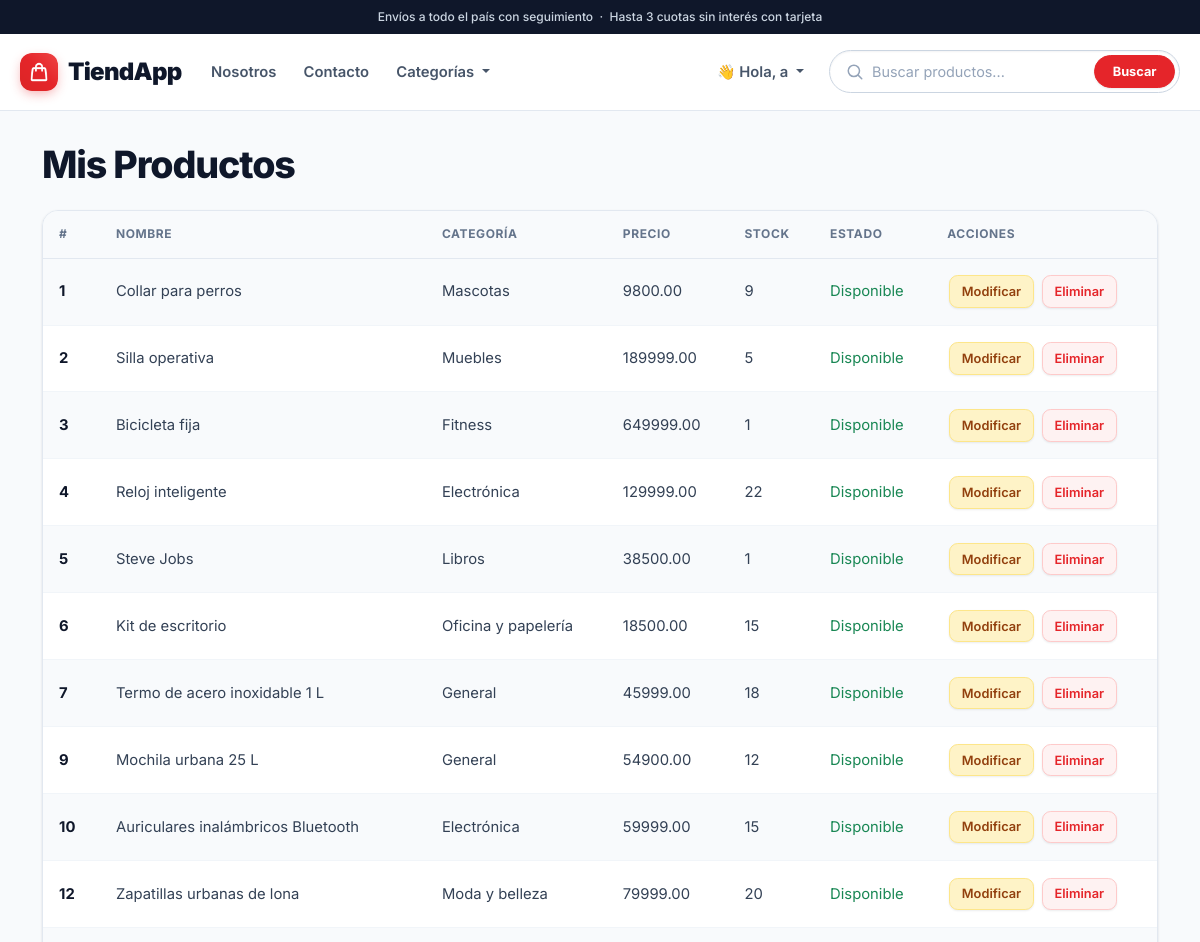
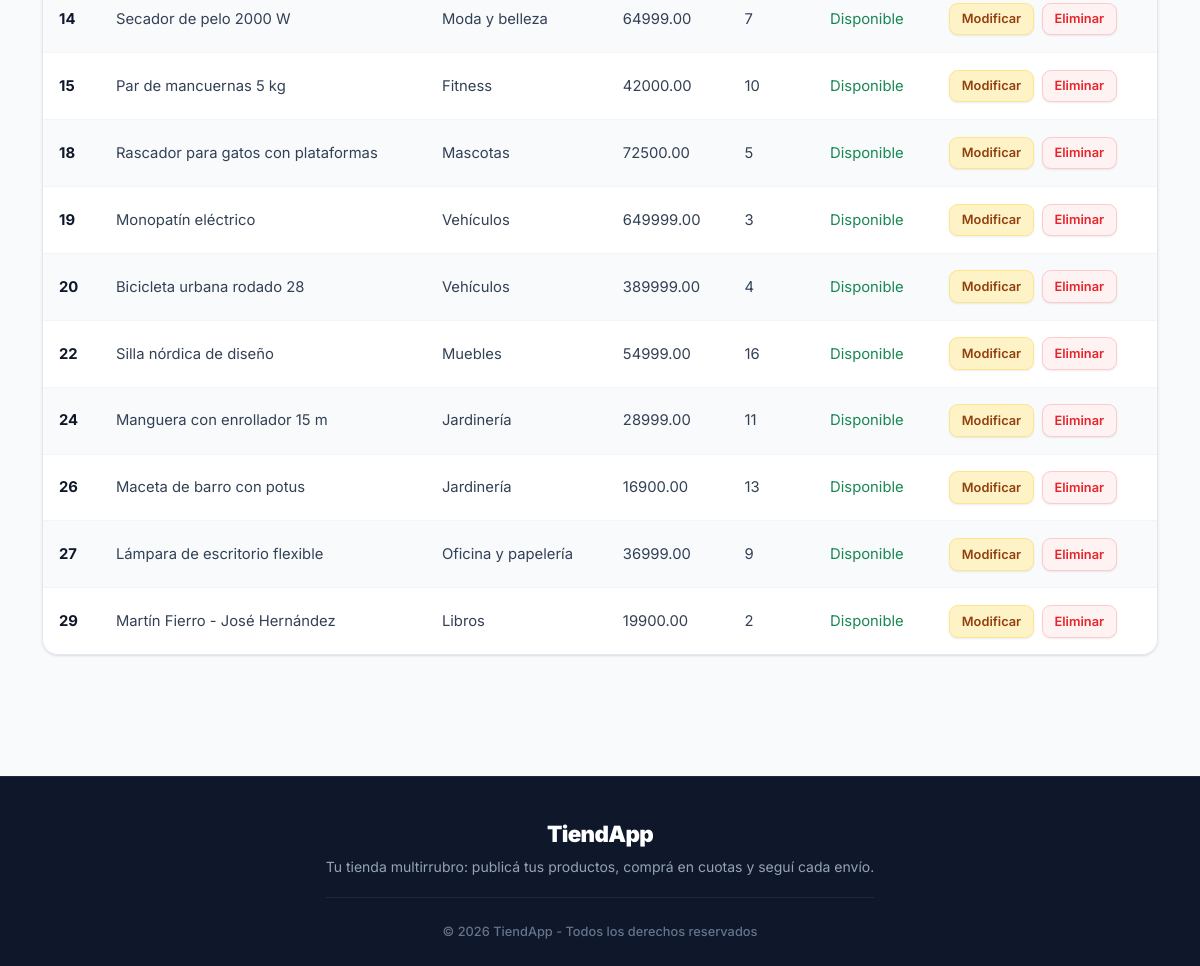
Screenshot of /editor/editar.php (signed in) with the database file from the repository (2 pictures, top to bottom).
### tables this page shows
CREATE TABLE `productos` (
  `id_producto` int(11) NOT NULL,
  `nombre` varchar(45) NOT NULL,
  `descripcion` text NOT NULL,
  `precio` decimal(10,2) NOT NULL,
  `stock` int(11) NOT NULL,
  `fecha_publicacion` date NOT NULL,
  `fk_categoria` int(11) NOT NULL,
  `fk_usuario` int(11) NOT NULL,
  `fk_estado_producto` int(11) NOT NULL
);

CREATE TABLE `categorias` (
  `id_categoria` int(11) NOT NULL,
  `categoria` varchar(45) NOT NULL
);

### components/permisos.php (called while the page is built, shortened)
<?php
function requiere_login($ruta_login)
{
    return intval($_SESSION['id_usuario']);
}

### editor/editar.php (the view, shortened to what this page needs)
<?php
include_once("../components/header.php");
include_once("../components/config/config.php");
include_once("../components/permisos.php");
$usuario = requiere_login("../pages/login.php");
?>
<br> <main class="container">
    <div class="row">
        <div class="col-12">
            <h1 class="montserrat-bold">Mis Productos</h1>
        </div>
    </div>
    <div class="row">
        <div class="col-12">
            <?php
            $consulta_productos = "SELECT * FROM productos WHERE fk_usuario = '$usuario'";
            $respuesta_productos = mysqli_query($con, $consulta_productos);
            if (mysqli_num_rows($respuesta_productos) > 0) {
                print "
                <div class='row'>
                    <div class='col-12'>
                        <table class='table table-striped'>
                            <thead>
                                <tr>
                                    <th>#</th>
                                    <th>Nombre</th>
                                    <th>Categoría</th>
                                    <th>Precio</th>
                                    <th>Stock</th>
                                    <th>Estado</th>
                                    <th>Acciones</th>
                                </tr>
                            </thead>
                            <tbody>
                ";
                while ($fila = mysqli_fetch_array($respuesta_productos)) {
                    $id_categoria = $fila['fk_categoria'];
                    $consulta_categoria = "SELECT categoria FROM categorias WHERE id_categoria = '$id_categoria'";
                    $res_categoria = mysqli_query($con, $consulta_categoria);
                    $categoria = mysqli_fetch_array($res_categoria)['categoria'];
                    if ($fila['fk_estado_producto'] == 1) {
                        $estado = "<span class='text-success'>Disponible</span>";
                    } else {
                        $estado = "<span class='text-danger'>Agotado</span>";
                    }
                    print "
                    <tr>
                        <td class='primera_col'>{$fila['id_producto']}</td>
                        <td>{$fila['nombre']}</td>
                        <td>$categoria</td>
                        <td>{$fila['precio']}</td>
                        <td>{$fila['stock']}</td>
                        <td>$estado</td>
                        <td>
                            <a href='abm_prod/modificacion_prod.php?id={$fila['id_producto']}' class='btn btn-warning btn-sm'>Modificar</a>
                            <a href='abm_prod/baja_prod.php?id={$fila['id_producto']}' class='btn btn-danger btn-sm' onclick=\"return confirm('¿Estás seguro de que deseas eliminar este producto? Esta acción eliminará también todas sus imágenes?')\">Eliminar</a>
                        </td>
                    </tr>
                    ";
                }
                print "
                            </tbody>
                        </table>
                    </div>
                </div>
                ";
            }
            ?>
        </div>
    </div>
</main>
<?php
include_once("../components/footer.php");
?>

### rows the page displays
productos: id_producto "1", nombre "Collar para perros", fk_categoria.categoria "Mascotas", precio "9800.00", stock "9", fk_estado_producto "Disponible"
productos: id_producto "2", nombre "Silla operativa", fk_categoria.categoria "Muebles", precio "189999.00", stock "5", fk_estado_producto "Disponible"
productos: id_producto "3", nombre "Bicicleta fija", fk_categoria.categoria "Fitness", precio "649999.00", stock "1", fk_estado_producto "Disponible"
productos: id_producto "4", nombre "Reloj inteligente", fk_categoria.categoria "Electrónica", precio "129999.00", stock "22", fk_estado_producto "Disponible"
productos: id_producto "5", nombre "Steve Jobs", fk_categoria.categoria "Libros", precio "38500.00", stock "1", fk_estado_producto "Disponible"
productos: id_producto "6", nombre "Kit de escritorio", fk_categoria.categoria "Oficina y papelería", precio "18500.00", stock "15", fk_estado_producto "Disponible"
productos: id_producto "7", nombre "Termo de acero inoxidable 1 L", fk_categoria.categoria "General", precio "45999.00", stock "18", fk_estado_producto "Disponible"
productos: id_producto "9", nombre "Mochila urbana 25 L", fk_categoria.categoria "General", precio "54900.00", stock "12", fk_estado_producto "Disponible"
productos: id_producto "10", nombre "Auriculares inalámbricos Bluetooth", fk_categoria.categoria "Electrónica", precio "59999.00", stock "15", fk_estado_producto "Disponible"
productos: id_producto "12", nombre "Zapatillas urbanas de lona", fk_categoria.categoria "Moda y belleza", precio "79999.00", stock "20", fk_estado_producto "Disponible"
productos: id_producto "14", nombre "Secador de pelo 2000 W", fk_categoria.categoria "Moda y belleza", precio "64999.00", stock "7", fk_estado_producto "Disponible"
productos: id_producto "15", nombre "Par de mancuernas 5 kg", fk_categoria.categoria "Fitness", precio "42000.00", stock "10", fk_estado_producto "Disponible"
productos: id_producto "18", nombre "Rascador para gatos con plataformas", fk_categoria.categoria "Mascotas", precio "72500.00", stock "5", fk_estado_producto "Disponible"
productos: id_producto "19", nombre "Monopatín eléctrico", fk_categoria.categoria "Vehículos", precio "649999.00", stock "3", fk_estado_producto "Disponible"
productos: id_producto "20", nombre "Bicicleta urbana rodado 28", fk_categoria.categoria "Vehículos", precio "389999.00", stock "4", fk_estado_producto "Disponible"
productos: id_producto "22", nombre "Silla nórdica de diseño", fk_categoria.categoria "Muebles", precio "54999.00", stock "16", fk_estado_producto "Disponible"
productos: id_producto "24", nombre "Manguera con enrollador 15 m", fk_categoria.categoria "Jardinería", precio "28999.00", stock "11", fk_estado_producto "Disponible"
productos: id_producto "26", nombre "Maceta de barro con potus", fk_categoria.categoria "Jardinería", precio "16900.00", stock "13", fk_estado_producto "Disponible"
productos: id_producto "27", nombre "Lámpara de escritorio flexible", fk_categoria.categoria "Oficina y papelería", precio "36999.00", stock "9", fk_estado_producto "Disponible"
productos: id_producto "29", nombre "Martín Fierro - José Hernández", fk_categoria.categoria "Libros", precio "19900.00", stock "2", fk_estado_producto "Disponible"

### other values shown
$nombre_user "a"
